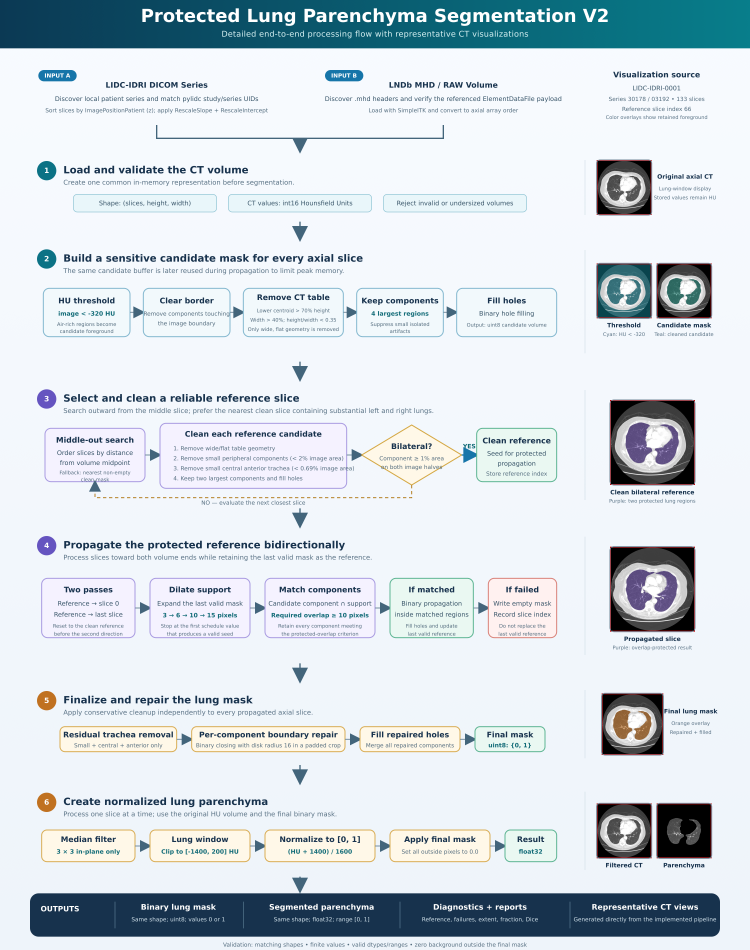
#> input picture 001_3_lung_parenchyma_segmentation_v2/lung_parenchyma_segmentation_pipeline.png, 2250 x 2850 px (shown at 1/3 size)
$ python -i step_2_segmentation.py   (imports and definitions only)   (older library calls are emulated)
#> lines starting #> are read from the running program, lines starting #| are printed output that depends on the picture
"""Protected clean-seed bidirectional lung-mask segmentation."""

from dataclasses import asdict, dataclass

import numpy as np
from scipy import ndimage as ndi
from skimage.measure import label, regionprops
from skimage.morphology import disk
from skimage.segmentation import clear_border
from tqdm import tqdm

from config import (
    BOUNDARY_REPAIR_RADIUS,
    HU_THRESHOLD,
    MIN_COMPONENT_OVERLAP_PIXELS,
    NUM_LARGEST_COMPONENTS,
    REFERENCE_DILATION_SCHEDULE,
    TABLE_COMPONENT_AREA_THRESHOLD,
    TABLE_LOWER_CENTER_Y_RATIO,
    TABLE_MAX_HEIGHT_WIDTH_RATIO,
    TABLE_MAX_Y_RATIO,
    TABLE_MIN_WIDTH_RATIO,
    TABLE_MIN_Y_RATIO,
    TRACHEA_AREA_THRESHOLD,
    TRACHEA_CENTER_HALF_WIDTH_RATIO,
    TRACHEA_MAX_Y_RATIO,
)


@dataclass
class SegmentationMetrics:
    """Compact diagnostics for one segmented volume."""

    reference_index: int
    failed_overlap_count: int
    failed_overlap_slices: list[int]
    non_empty_start: int | None
    non_empty_end: int | None
    foreground_fraction: float
    mean_adjacent_dice: float

    def to_dict(self) -> dict:
        return asdict(self)


def threshold_lung(image: np.ndarray) -> np.ndarray:
    return image < HU_THRESHOLD


def keep_largest_components(mask: np.ndarray, number: int) -> np.ndarray:
    labeled = label(mask)
    regions = sorted(regionprops(labeled), key=lambda item: item.area, reverse=True)
    output = np.zeros_like(mask, dtype=bool)
    for region in regions[:number]:
        output[labeled == region.label] = True
    return output


def remove_wide_flat_table(mask: np.ndarray) -> np.ndarray:
    """Remove a wide, flat component in the lower part of an axial image."""
    labeled = label(mask)
    output = mask.copy()
    height, width = mask.shape

    for region in regionprops(labeled):
        min_y, min_x, max_y, max_x = region.bbox
        component_height = max_y - min_y
        component_width = max_x - min_x
        height_width_ratio = component_height / max(component_width, 1)
        is_lower = region.centroid[0] > TABLE_LOWER_CENTER_Y_RATIO * height
        is_wide = component_width > TABLE_MIN_WIDTH_RATIO * width
        is_flat = height_width_ratio < TABLE_MAX_HEIGHT_WIDTH_RATIO
        if is_lower and is_wide and is_flat:
            output[labeled == region.label] = False
    return output


def candidate_mask(image: np.ndarray) -> np.ndarray:
    """Build a sensitive candidate with high-specificity table removal."""
    if image.ndim != 2:
        raise ValueError(f"Expected a 2D slice, received {image.shape}.")
    mask = threshold_lung(image)
    mask = clear_border(mask)
    mask = remove_wide_flat_table(mask)
    mask = keep_largest_components(mask, NUM_LARGEST_COMPONENTS)
    return ndi.binary_fill_holes(mask).astype(bool)


# [244 lines left out: functions build_candidate_volume, remove_table, remove_trachea, clean_reference, has_bilateral_lung_components, select_reference_index and 9 more, not called in this run]

>>> import cv2
>>> picture = cv2.imread('lung_parenchyma_segmentation_pipeline.png', cv2.IMREAD_GRAYSCALE)
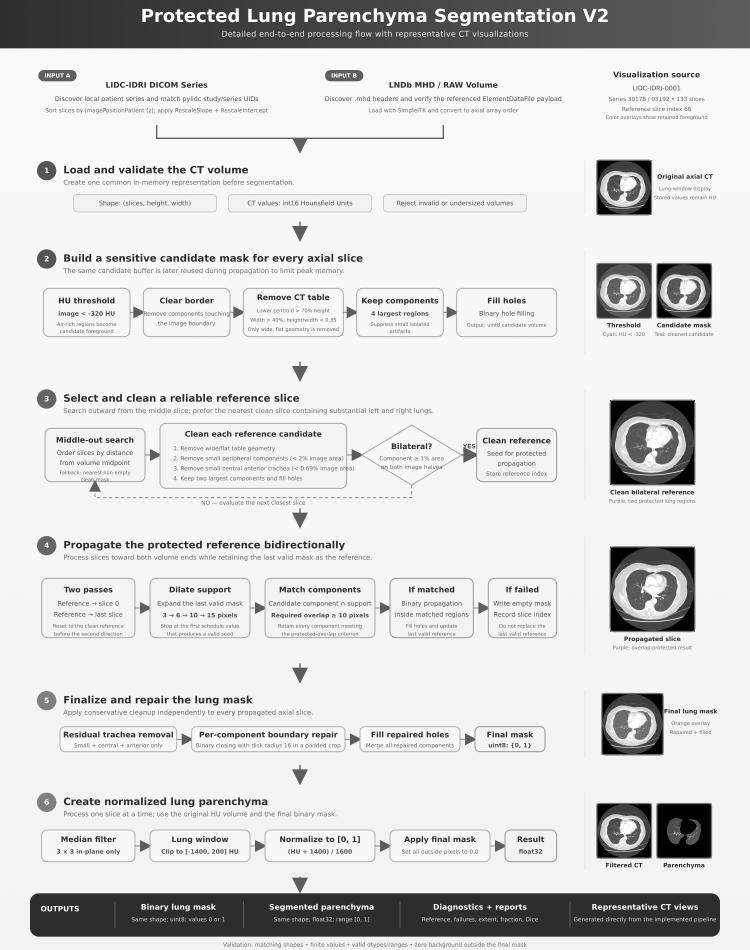
#> picture: shape (2850, 2250) (shown at 1/3 size); min 0, max 255, mean 216.3
>>> result = candidate_mask(picture)
#> in threshold_lung, `return image < HU_THRESHOLD`: returned value: shape (2850, 2250) bool; every value is 0
#> in remove_wide_flat_table, `labeled = label(mask)`: labeled: shape (2850, 2250) int32; every value is 0
#> in keep_largest_components, `regions = sorted(regionprops(labeled), key=lambda item: item.area, rev..`: regions = []
